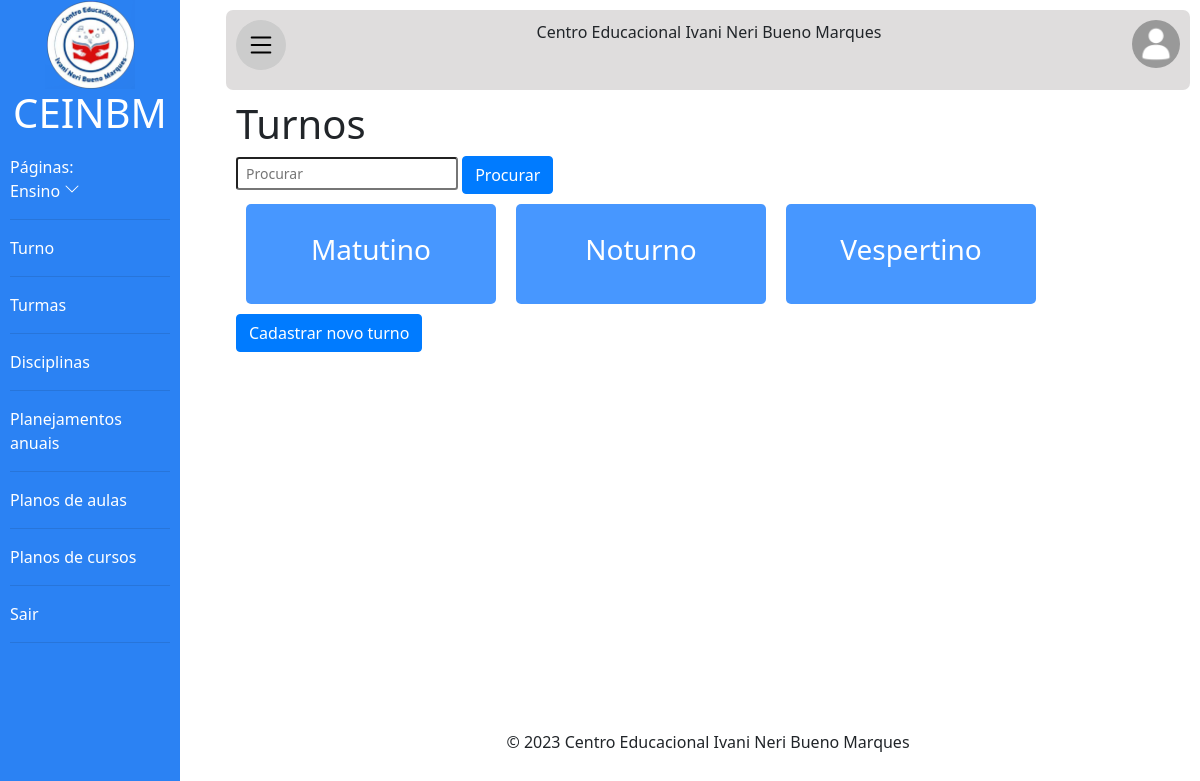
Page /ceinbm/Turnos/ (signed in) on the committed database.
### principal/models.py (models this page shows, shortened)
class Turno(models.Model):
    nome = models.CharField(max_length=30)

### principal/views.py (the view)
# urls.py: path('Turnos/',views.mostrar_turno,name='mostrar_turno'),
@login_required(login_url='login')
@has_permission_decorator(permission_name='ver_turno')
def mostrar_turno(request):
    if request.GET.get('procurar'):
        procurar=request.GET.get('procurar')
        turnos=Turno.objects.filter(Q(nome__icontains=procurar)).order_by('nome')
    else:
        turnos = Turno.objects.all().order_by('nome')
    return render(request, 'turno/turnos.html', {'turnos': turnos})

### principal/templates/turno/turnos.html (shortened to what this page needs)
{% extends 'baseoficial.html' %}
{% load bootstrap4 %}
{% load static %}
{% block section %}
<h1>Turnos</h1>
<form>
    <div>
        <input class="form-control-sm" type="text" name="procurar" id="procurar" placeholder="Procurar" value="{{request.GET.procurar}}">
        <button class="btn btn-primary" type="submit">Procurar</button>
    </div>
</form>
<div class="todos-usuarios">
    {% if turnos %}
    {% for turno in turnos %}
    <a href="{% url 'detalhes_turno' turno.id %}">
        <div class="usuarios">
            <h3>{{turno.nome}}</h3>
        </div>
    </a>
    {% endfor %}
    {% else %}
    <p>Nada cadastrado</p>
    {% endif %}
</div>
{% if perms.auth.modificar_turno %}
<a class="btn btn-primary" href="{% url 'cad_turno' %}"> Cadastrar novo turno</a>
{% endif %}
{% endblock %}

### templates/static/css/principal.css (style rules this page uses)
* { margin: 0; padding: 0; font-family: 'Segoe UI', Tahoma, Geneva, Verdana, sans-serif; }
body { background-color: rgb(240, 240, 240); min-width: 300px; }
.todos-usuarios { display: flex; flex-wrap: wrap; }
.todos-usuarios a { color: white; }
.usuarios { margin: 10px; padding: 10px; text-align: center; min-width: 200px; width: 250px; height: 100px; background-color: #4797FF; border-radius: 5px; display: flex; flex-wrap: wrap; justify-content: space-around; align-items: center; }

### rows in the picture
Turno: nome "Matutino"
Turno: nome "Noturno"
Turno: nome "Vespertino"
